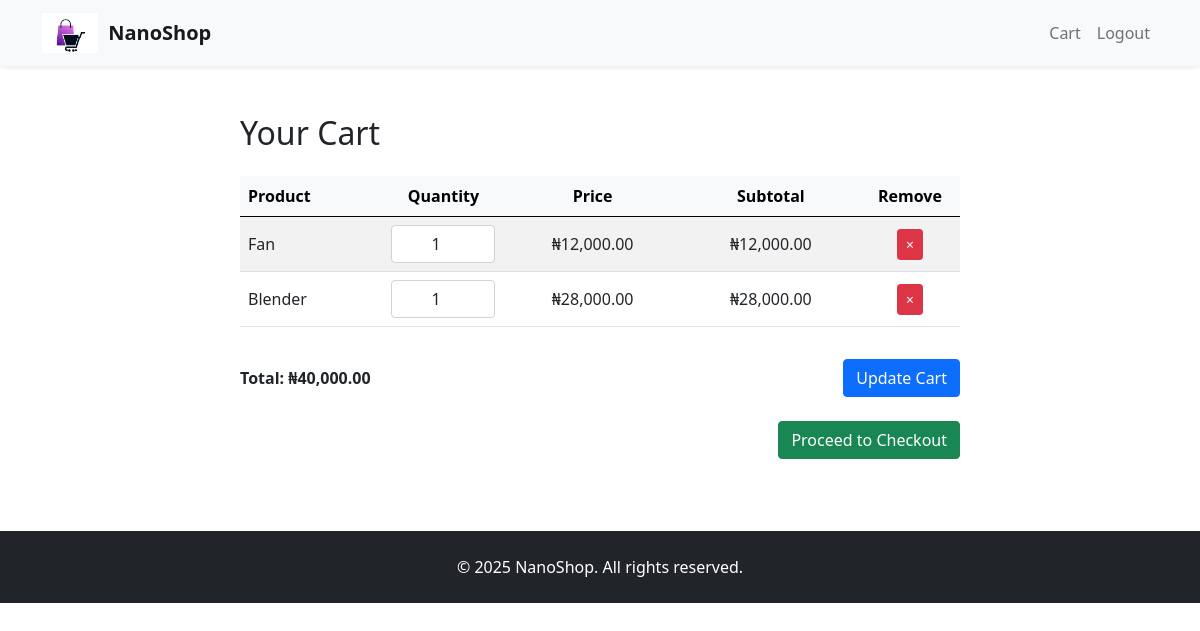
The page /shop/cart/ (signed in) on the database as committed earlier.
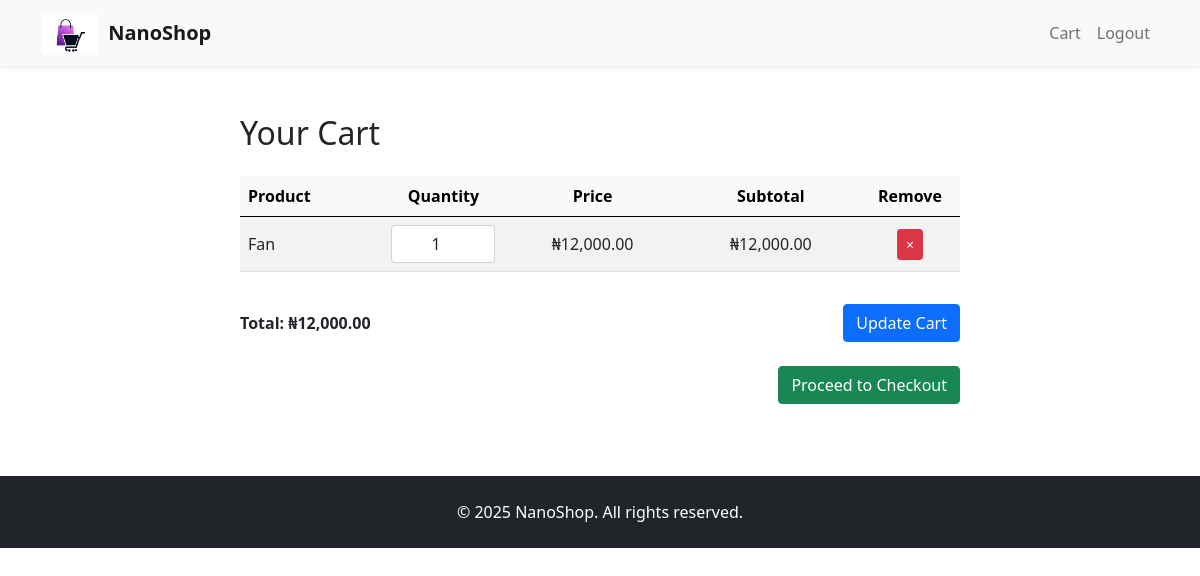
The same page on the database as committed later.
### shop/models.py (models this page shows, shortened)
class OrderItem(models.Model):
    order = models.ForeignKey(Order, related_name='items', on_delete=models.CASCADE)
    product = models.ForeignKey(Product, on_delete=models.CASCADE)
    quantity = models.PositiveIntegerField()
    def subtotal(self):
        return self.product.price * self.quantity

class Product(models.Model):
    product_name = models.CharField(max_length=50)
    price = models.DecimalField(max_digits=10, decimal_places=2)
    description = models.TextField()
    stock = models.IntegerField(default=1)
    category = models.ForeignKey(Category, on_delete=models.CASCADE)
    thumbnail = models.ImageField(upload_to='product_images/')
    user = models.ForeignKey(User, on_delete=models.CASCADE, related_name='user_product')

### shop/views.py (the view)
# urls.py: path('cart/', CartDetailView.as_view(), name='cart_detail'),
class CartDetailView(LoginRequiredMixin, View):
    def get(self, request):
        order = (
            Order.objects
                 .filter(ordered_by=request.user, status='PENDING')
                 .order_by('-ordered_on')
                 .first()
        )
        if order:
            items = order.items.select_related('product').all()
            total = sum(item.subtotal() for item in items)
        else:
            items = []
            total = 0
        return render(request, 'cart/detail.html', {
            'items': items,
            'total': total
        })

### Templates/cart/detail.html (shortened to what this page needs)
{% extends 'base.html' %}
{% load humanize %}
{% block content %}
<div class="container mt-4">
  <div class="row justify-content-center">
    <div class="col-lg-8">
      <h2 class="mb-4">Your Cart</h2>
      {% if items %}
        <form method="post" action="{% url 'shop:cart_update' %}">
          <div class="table-responsive">
            <table class="table table-striped">
              <thead class="table-light">
                <tr>
                  <th>Product</th>
                  <th class="text-center">Quantity</th>
                  <th class="text-center">Price</th>
                  <th class="text-center">Subtotal</th>
                  <th class="text-center">Remove</th>
                </tr>
              </thead>
              <tbody>
                {% for item in items %}
                  <tr>
                    <td class="align-middle">
                      {{ item.product.product_name }}
                    </td>
                    <td class="align-middle text-center" style="width: 120px;">
                      <input
                        type="number"
                        name="quantity_{{ item.product.id }}"
                        value="{{ item.quantity }}"
                        min="1"
                        class="form-control text-center"
                      />
                    </td>
                    <td class="align-middle text-center">
                      ₦{{ item.product.price|intcomma }}
                    </td>
                    <td class="align-middle text-center">
                      ₦{{ item.subtotal|intcomma }}
                    </td>
                    <td class="align-middle text-center" style="width: 100px;">
                      <form method="post" action="{% url 'shop:cart_remove_item' item.product.id %}">
                        <button type="submit" class="btn btn-sm btn-danger" title="Remove item">
                          &times;
                        </button>
                      </form>
                    </td>
                  </tr>
                {% endfor %}
              </tbody>
            </table>
          </div>
          <div class="d-flex justify-content-between align-items-center mt-3">
            <p class="mb-0">
              <strong>Total: ₦{{ total|intcomma }}</strong>
            </p>
            <button type="submit" class="btn btn-primary">
              Update Cart
            </button>
          </div>
        </form>
        <form
          method="post"
          action="{% url 'shop:checkout' %}"
          class="mt-4 text-end"
        >
          <button type="submit" class="btn btn-success">
            Proceed to Checkout
          </button>
        </form>
      {% else %}
        <div class="alert alert-info">
          Your cart is empty.
        </div>
      {% endif %}
    </div>
  </div>
</div>
{% endblock %}

Rows that differ between the two databases and show on the page:
no longer on this page (row edited): OrderItem: product.product_name "Blender", quantity "1", product.price "28,000.00", subtotal "28,000.00"
Other text that changed with them:
{{ total|intcomma }}: "40,000.00" → "12,000.00"
